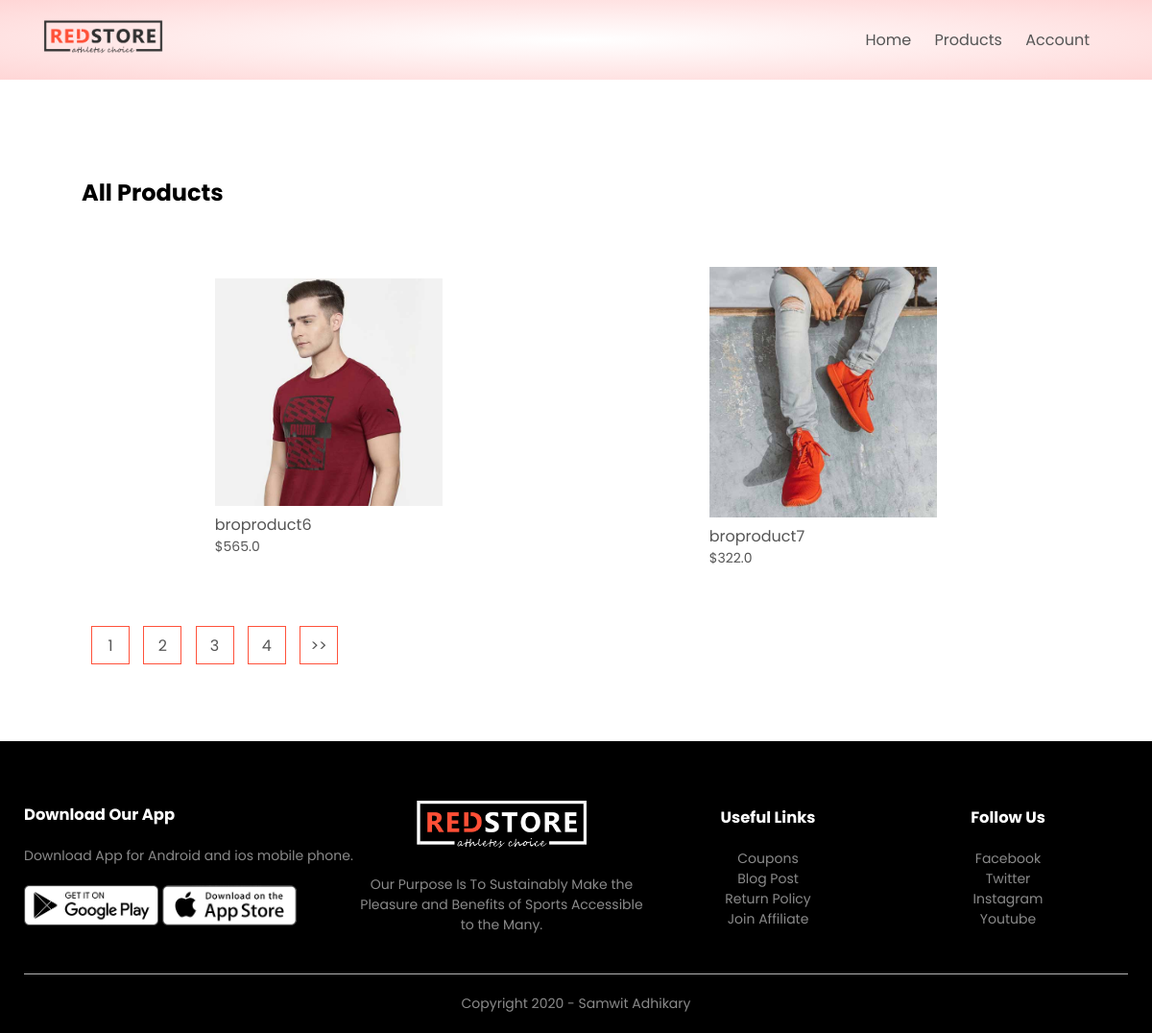
The app's page /product_list with its own data.
### products/models.py (models this page shows, shortened)
class Product(models.Model):
    LIVE = 1
    DELETE = 0
    DELETE_CHOICES = ((LIVE,'Live'),(DELETE,'Delete'))
    title = models.CharField(max_length=200)
    price = models.FloatField()
    description = models.TextField()
    image = models.ImageField(upload_to='media/')
    priority = models.IntegerField(default=0)
    delete_status = models.IntegerField(choices=DELETE_CHOICES,default=LIVE)
    created_at = models.DateTimeField(auto_now_add=True)
    updated_at = models.DateTimeField(auto_now=True)

### products/views.py (the view)
# urls.py: path('product_list',views.list_products,name='list_product'),
def list_products(request):
    page = 1
    if request.GET:
        page = request.GET.get('page',1)
    product_list = Product.objects.order_by('-priority')
    product_paginator = Paginator(product_list,2)
    product_list = product_paginator.get_page(page)
    context = {'products': product_list}
    return render(request,'products.html',context)

### products/templatetags/chunks.py (called while the page is built)
@register.filter(name='chunks')
def chunks(list_data,chunk_size):
    chunk = []
    i = 0
    for data in list_data:
        chunk.append(data)
        i = i+1
        if i==chunk_size:
            yield chunk
            i=0
            chunk = []
    if chunk:
        yield chunk

### templates/products.html (shortened to what this page needs)
{% extends 'blank_layout.html' %}
{% block content %}
{% include 'products_list.html' %}
{% endblock content %}

### templates/products_list.html (shortened to what this page needs)
{%load static %}
{% load chunks %}
<div class="small-container">
        <div class="row row-2">
            <h2>All Products</h2>
        </div>
        {% for product_chunks in products|chunks:4 %}
        <div class="row">
            {% for product in product_chunks  %}
            <div class="col-4">
                <a href="{% url 'detail_product' product.id %}"><img src="{{ product.image.url }}"></a>
                <h4>{{ product.title }}</h4>
                <p>${{product.price}}</p>
            </div>
            {% endfor %}
        </div>
        {% endfor %}
        <div class="page-btn">
            {% for i in products.paginator.page_range %}
            <a href="?page={{i}}"><span>{{i}}</span></a>
            {% endfor %}
            {% if products.has_next %}
            <a href="?page={{ products.next_page_number }}"><span>>></span></a>
            {% endif %}
        </div>
    </div>

### static/css/style.css (style rules this page uses)
* { margin: 0; padding: 0; box-sizing: border-box; }
body { font-family: 'Poppins', sans-serif; }
a { text-decoration: none; color: #555; }
p { color: #555; }
.row { display: flex; align-items: center; flex-wrap: wrap; justify-content: space-around; }
.small-container { max-width: 1080px; margin: auto; padding-left: 25px; padding-right: 25px; }
.col-4 { flex-basis: 25%; padding: 10px; min-width: 200px; margin-bottom: 50px; transition: transform 0.5s; }
.col-4 img { width: 100%; }
h4 { color: #555; font-weight: normal; }
.col-4 p { font-size: 14px; }
.row-2 { justify-content: space-between; margin: 100px auto 50px; }
.page-btn { margin: 0 auto 80px; }
.page-btn span { display: inline-block; border: 1px solid #ff523b; margin-left: 10px; width: 40px; height: 40px; text-align: center; line-height: 40px; cursor: pointer; }

### records on screen
Product: image (picture), title "broproduct6", price "565.0"
Product: image (picture), title "broproduct7", price "322.0"

### other values on screen
{{ i }} "1" "2" "3" "4"
